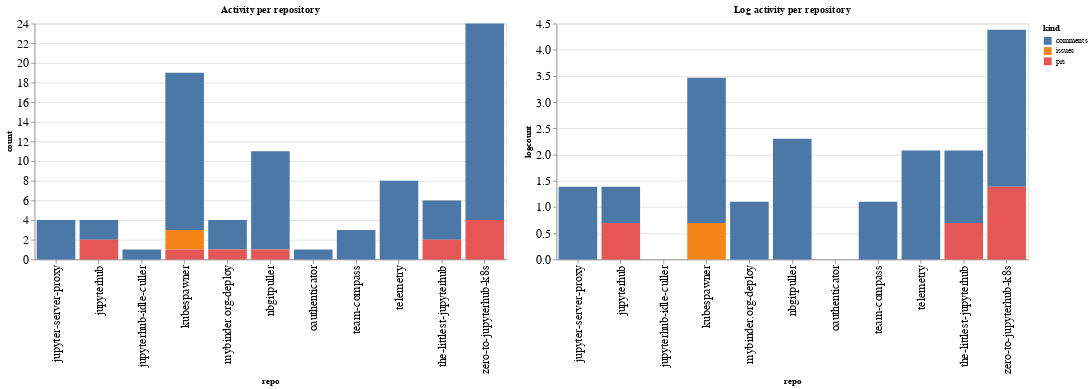

Notebook code cell kept with this figure:
### Code cell
ch1 = alt.Chart(repo_summaries, width=600, title="Activity per repository").mark_bar().encode(
    x='repo',
    y='count',
    color='kind',
    tooltip="kind"
)

ch2 = alt.Chart(repo_summaries, width=600, title="Log activity per repository").mark_bar().encode(
    x='repo',
    y='logcount',
    color='kind',
    tooltip="kind"
)

ch1 | ch2

### Figure 1 — Vega-Lite specification as saved in the notebook (floating-point values rounded to 4 significant figures)
{"config": {"axisLeft": {"labelFontSize": 15}, "axisBottom": {"labelFontSize": 15}}, "hconcat": [{"mark": "bar", "encoding": {"color": {"type": "nominal", "field": "kind"}, "tooltip": {"type": "nominal", "field": "kind"}, "x": {"type": "nominal", "field": "repo"}, "y": {"type": "quantitative", "field": "count"}}, "title": "Activity per repository", "width": 600}, {"mark": "bar", "encoding": {"color": {"type": "nominal", "field": "kind"}, "tooltip": {"type": "nominal", "field": "kind"}, "x": {"type": "nominal", "field": "repo"}, "y": {"type": "quantitative", "field": "logcount"}}, "title": "Log activity per repository", "width": 600}], "data": {"name": "data-7928e222c266337f0ce7ab23fad61155"}, "$schema": "https://vega.github.io/schema/vega-lite/v4.8.1.json", "datasets": {"data-7928e222c266337f0ce7ab23fad61155": [{"repo": "jupyter-server-proxy", "kind": "comments", "count": 4, "logcount": 1.386}, {"repo": "jupyterhub", "kind": "comments", "count": 2, "logcount": 0.6931}, {"repo": "jupyterhub", "kind": "prs", "count": 2, "logcount": 0.6931}, {"repo": "jupyterhub-idle-culler", "kind": "comments", "count": 1, "logcount": 0.0}, {"repo": "kubespawner", "kind": "comments", "count": 16, "logcount": 2.773}, {"repo": "kubespawner", "kind": "issues", "count": 2, "logcount": 0.6931}, {"repo": "kubespawner", "kind": "prs", "count": 1, "logcount": 0.0}, {"repo": "mybinder.org-deploy", "kind": "comments", "count": 3, "logcount": 1.099}, {"repo": "mybinder.org-deploy", "kind": "prs", "count": 1, "logcount": 0.0}, {"repo": "nbgitpuller", "kind": "comments", "count": 10, "logcount": 2.303}, {"repo": "nbgitpuller", "kind": "prs", "count": 1, "logcount": 0.0}, {"repo": "oauthenticator", "kind": "comments", "count": 1, "logcount": 0.0}, {"repo": "team-compass", "kind": "comments", "count": 3, "logcount": 1.099}, {"repo": "telemetry", "kind": "comments", "count": 8, "logcount": 2.079}, {"repo": "the-littlest-jupyterhub", "kind": "comments", "count": 4, "logcount": 1.386}, {"repo": "the-littlest-jupyterhub", "kind": "prs", "count": 2, "logcount": 0.6931}, {"repo": "zero-to-jupyterhub-k8s", "kind": "comments", "count": 20, "logcount": 2.996}, {"repo": "zero-to-jupyterhub-k8s", "kind": "prs", "count": 4, "logcount": 1.386}]}}
